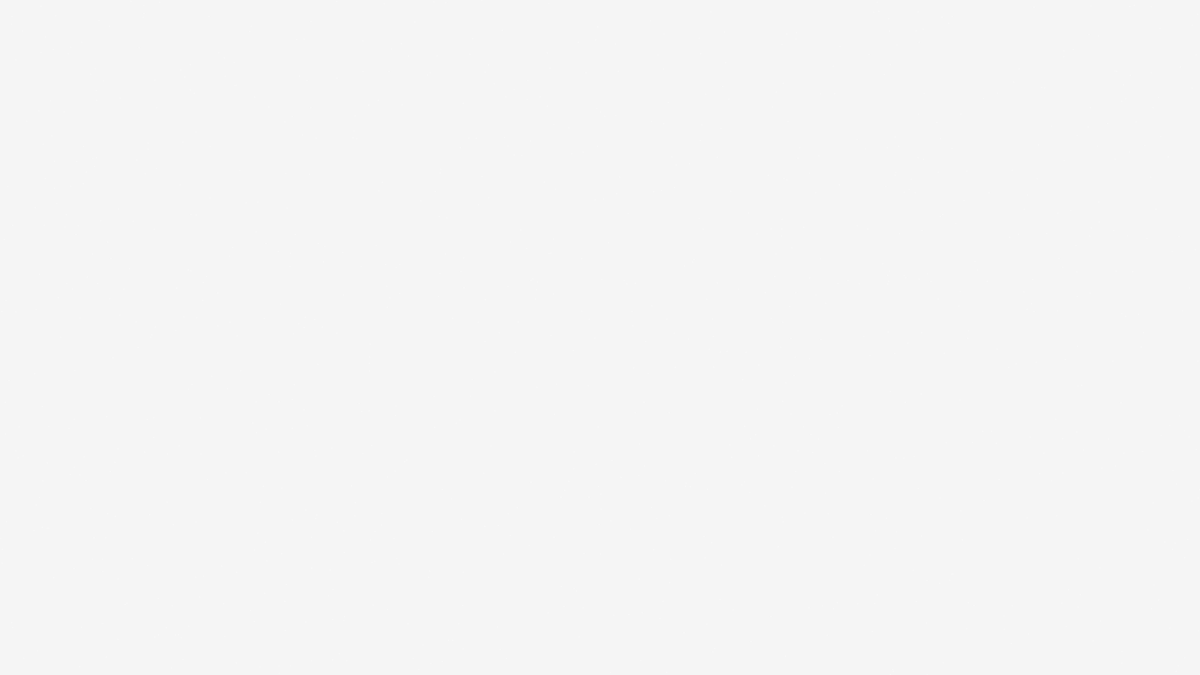
Frame 1 (no input)
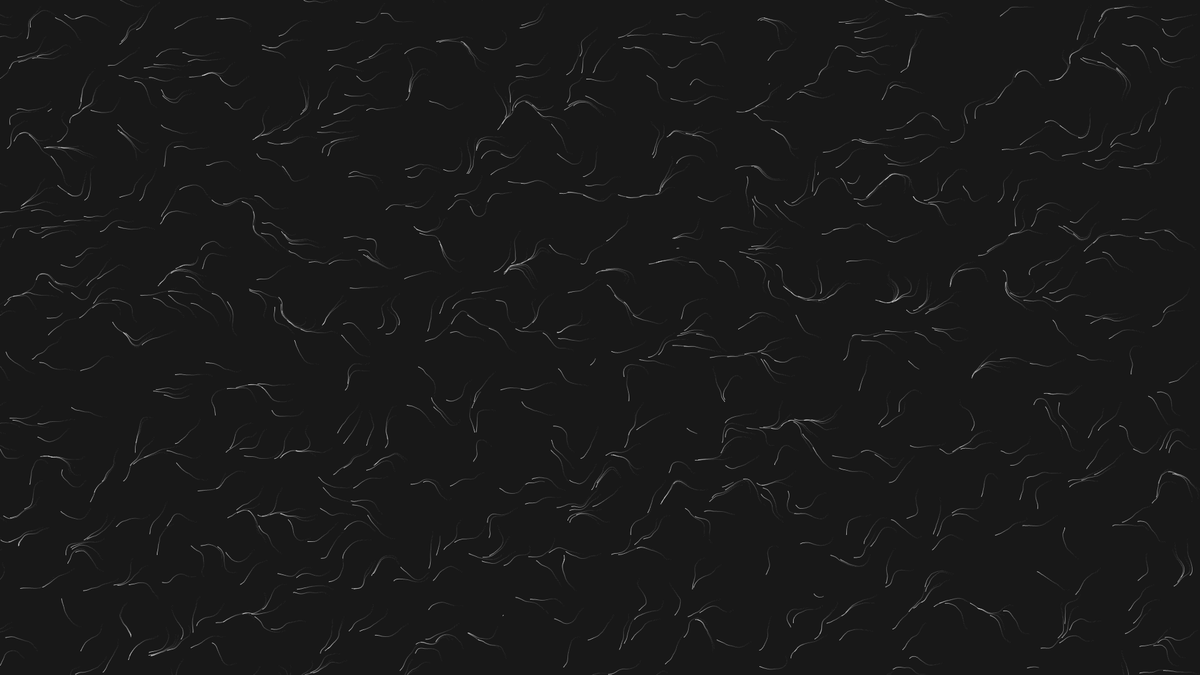
Frame 60 (no input)
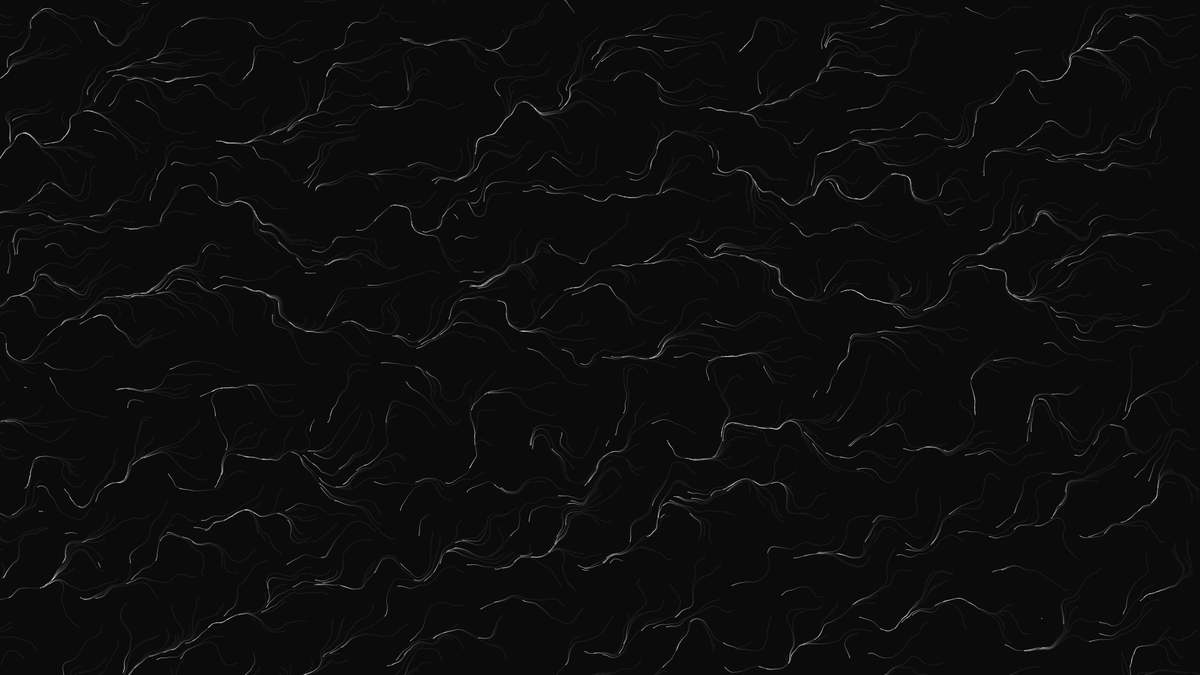
Frame 120 (the mouse pressed at the canvas centre since frame 60)

The p5.js sketch that drew these frames (run headless with seeded random() and noise() and a simulated clock; from frame 60 on, the mouse is pressed at the canvas centre):

// p5.js sketch
// ── sketch.js
let particles = [];
const num = 1000;

const noiseScale = 0.02;


function setup() {
  createCanvas(1920, 1080);
  for(let i = 0; i < num; i++) {
    particles.push(createVector(random(width), random(height)));
  }
  stroke(255);
  
}

function draw() {
  background(0, 10);
  for(let i = 0; i < num; i ++){
    let p = particles[i];
    point(p.x, p.y);
    let n = noise(p.x * noiseScale, p.y * noiseScale);
    let a = TAU * n;
    p.x += cos(a);
    p.y += sin(a);
    if(!onScreen(p)){
      p.x = random(width);
      p.y = random(height);
    }    
  }
}

function mouseReleased(){
  noiseSeed(millis());
} 

function onScreen(v) {
  return v.x >= 0 && v.x <= width && v.y >= 0 && v.y <= height;
}
